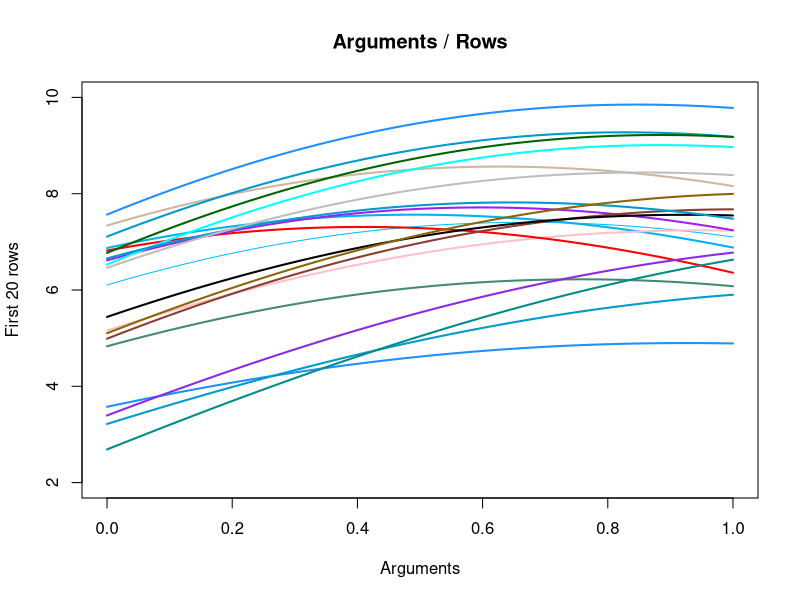

The R source for this figure:

#-- Provided Code
set.seed(10) #initialize pseudo random generator for reproducibility
n<-3000; p=100
basis_functions<-list(sin, cos, dnorm, pnorm)
arguments<-seq(from=0, to=1, length=p)
function_values<-matrix(data=0, nrow=length(basis_functions), ncol=length(arguments))
for (i in 1:length(basis_functions)) function_values[i,]<-basis_functions[[i]](arguments)
random_coefficients<-matrix(data=0, nrow=n, ncol=length(basis_functions))
random_coefficients[,]<-rnorm(nrow(random_coefficients)*ncol(random_coefficients), mean=3, sd=1)
X<-random_coefficients%*%function_values
#-- Provided code ends here

plot(x = arguments, y = X[1,], ylim=c(2, 10), type='l', col = "deepskyblue"
     , xlab = "Arguments", ylab = "First 20 rows", main = "Arguments / Rows")
lines(y = X[2,], type = 'l', x = arguments, col = "aquamarine4", lwd=2)
lines(y = X[3,], type = 'l', x = arguments, col = "deepskyblue2", lwd=2)
lines(y = X[4,], type = 'l', x = arguments, col = "bisque3",lwd=2)
lines(y = X[5,], type = 'l', x = arguments, col = "deepskyblue3",lwd=2)
lines(y = X[6,], type = 'l', x = arguments, col = "dodgerblue",lwd=2)
lines(y = X[7,], type = 'l', x = arguments, col = "dodgerblue1",lwd=2)
lines(y = X[8,], type = 'l', x = arguments, col = "pink",lwd=2)
lines(y = X[9,], type = 'l', x = arguments, col = "red",lwd=2)
lines(y = X[10,], type = 'l', x = arguments, col = "purple",lwd=2)
lines(y = X[11,], type = 'l', x = arguments, col = "cyan",lwd=2)
lines(y = X[12,], type = 'l', x = arguments, col = "blueviolet",lwd=2)
lines(y = X[13,], type = 'l', x = arguments, col = "deepskyblue3",lwd=2)
lines(y = X[14,], type = 'l', x = arguments, col = "coral4",lwd=2)
lines(y = X[15,], type = 'l', x = arguments, col = "darkgreen",lwd=2)
lines(y = X[16,], type = 'l', x = arguments, col = "black",lwd=2)
lines(y = X[17,], type = 'l', x = arguments, col = "deepskyblue3",lwd=2)
lines(y = X[18,], type = 'l', x = arguments, col = "grey",lwd=2)
lines(y = X[19,], type = 'l', x = arguments, col = "darkcyan",lwd=2)
lines(y = X[20,], type = 'l', x = arguments, col = "darkgoldenrod4",lwd=2)
#--------------------------------
#part a ends here
#--------------------------------

#-- Transposing matrix X
y <- t(X)%*%X
#-- Get eigenvalues and vectors (These vectors are principal components) --
vectorY <- eigen(y)
eigenvectors <- vectorY$vectors

diff(vectorY$vectors)